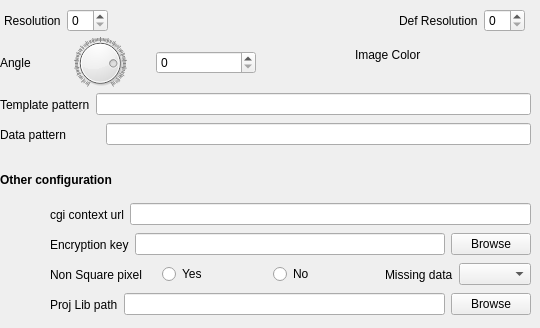
     <widget class="QWidget" name="advancedTabForm">
      <property name="toolTip">
       <string>&lt;html&gt;&lt;head/&gt;&lt;body&gt;&lt;p&gt;Advanced settings for map object (Other configuration parameters, pattern, resolution, background color).&lt;/p&gt;&lt;/body&gt;&lt;/html&gt;</string>
      </property>
      <property name="accessibleName">
       <string/>
      </property>
      <attribute name="title">
       <string>Advanced</string>
      </attribute>
      <attribute name="toolTip">
       <string>&lt;html&gt;&lt;head/&gt;&lt;body&gt;&lt;p&gt;Advanced settings for map object (Other configuration parameters, pattern, resolution, background color).&lt;/p&gt;&lt;/body&gt;&lt;/html&gt;</string>
      </attribute>
      <widget class="QWidget" name="layoutWidget_2">
       <property name="geometry">
        <rect>
         <x>0</x>
         <y>37</y>
         <width>256</width>
         <height>52</height>
        </rect>
       </property>
       <layout class="QHBoxLayout" name="horizontalLayout_5">
        <item>
         <widget class="QLabel" name="mf_map_angle_label">
          <property name="text">
           <string>Angle</string>
          </property>
         </widget>
        </item>
        <item>
         <widget class="QDial" name="mf_map_angle_slider">
          <property name="layoutDirection">
           <enum>Qt::LeftToRight</enum>
          </property>
          <property name="maximum">
           <number>360</number>
          </property>
          <property name="singleStep">
           <number>1</number>
          </property>
          <property name="sliderPosition">
           <number>290</number>
          </property>
          <property name="invertedAppearance">
           <bool>false</bool>
          </property>
          <property name="invertedControls">
           <bool>false</bool>
          </property>
          <property name="notchesVisible">
           <bool>true</bool>
          </property>
         </widget>
        </item>
        <item>
         <widget class="QSpinBox" name="mf_map_angle">
          <property name="minimumSize">
           <size>
            <width>100</width>
            <height>0</height>
           </size>
          </property>
         </widget>
        </item>
       </layout>
      </widget>
      <widget class="QWidget" name="layoutWidget_3">
       <property name="geometry">
        <rect>
         <x>4</x>
         <y>7</y>
         <width>521</width>
         <height>28</height>
        </rect>
       </property>
       <layout class="QHBoxLayout" name="horizontalLayout_4">
        <item>
         <widget class="QLabel" name="mf_map_defresolution_label_2">
          <property name="text">
           <string>Resolution</string>
          </property>
         </widget>
        </item>
        <item>
         <widget class="QSpinBox" name="mf_map_resolution"/>
        </item>
        <item>
         <spacer name="horizontalSpacer_3">
          <property name="orientation">
           <enum>Qt::Horizontal</enum>
          </property>
          <property name="sizeHint" stdset="0">
           <size>
            <width>40</width>
            <height>20</height>
           </size>
          </property>
         </spacer>
        </item>
        <item>
         <widget class="QLabel" name="mf_map_defresolution_label">
          <property name="text">
           <string>Def Resolution</string>
          </property>
         </widget>
        </item>
        <item>
         <widget class="QSpinBox" name="mf_map_defresolution"/>
        </item>
       </layout>
      </widget>
      <widget class="QWidget" name="layoutWidget9">
       <property name="geometry">
        <rect>
         <x>260</x>
         <y>40</y>
         <width>271</width>
         <height>29</height>
        </rect>
       </property>
       <layout class="QHBoxLayout" name="horizontalLayout_9">
        <item>
         <widget class="QLabel" name="mf_map_imagecolor_label">
          <property name="sizePolicy">
           <sizepolicy hsizetype="Preferred" vsizetype="Preferred">
            <horstretch>100</horstretch>
            <verstretch>0</verstretch>
           </sizepolicy>
          </property>
          <property name="minimumSize">
           <size>
            <width>80</width>
            <height>0</height>
           </size>
          </property>
          <property name="maximumSize">
           <size>
            <width>80</width>
            <height>16777215</height>
           </size>
          </property>
          <property name="text">
           <string>Image Color</string>
          </property>
         </widget>
        </item>
          <!-- neither kcolorbutton nor QColorButton available on my setup,
               commenting it out for now.
        <item>
         <widget class="QColorButton" name="mf_map_imagecolor">
          <property name="minimumSize">
           <size>
            <width>100</width>
            <height>0</height>
           </size>
          </property>
          <property name="maximumSize">
           <size>
            <width>100</width>
            <height>16777215</height>
           </size>
          </property>
          <property name="checkable">
           <bool>false</bool>
          </property>
          <property name="default">
           <bool>false</bool>
          </property>
          <property name="alphaChannelEnabled" stdset="0">
           <bool>true</bool>
          </property>
         </widget>
        </item>
         -->
       </layout>
      </widget>
      <widget class="QLabel" name="mf_map_config_label">
       <property name="geometry">
        <rect>
         <x>0</x>
         <y>170</y>
         <width>121</width>
         <height>20</height>
        </rect>
       </property>
       <property name="font">
        <font>
         <weight>75</weight>
         <bold>true</bold>
        </font>
       </property>
       <property name="text">
        <string>Other configuration</string>
       </property>
      </widget>
      <widget class="QWidget" name="layoutWidget10">
       <property name="geometry">
        <rect>
         <x>0</x>
         <y>90</y>
         <width>531</width>
         <height>29</height>
        </rect>
       </property>
       <layout class="QHBoxLayout" name="horizontalLayout_12">
        <item>
         <widget class="QLabel" name="mf_map_templatepattern_label">
          <property name="text">
           <string>Template pattern</string>
          </property>
         </widget>
        </item>
        <item>
         <widget class="QLineEdit" name="mf_map_templatepattern"/>
        </item>
       </layout>
      </widget>
      <widget class="QWidget" name="layoutWidget11">
       <property name="geometry">
        <rect>
         <x>0</x>
         <y>120</y>
         <width>531</width>
         <height>29</height>
        </rect>
       </property>
       <layout class="QHBoxLayout" name="horizontalLayout_13">
        <item>
         <widget class="QLabel" name="mf_map_datapattern_label">
          <property name="minimumSize">
           <size>
            <width>100</width>
            <height>0</height>
           </size>
          </property>
          <property name="maximumSize">
           <size>
            <width>100</width>
            <height>16777215</height>
           </size>
          </property>
          <property name="text">
           <string>Data pattern</string>
          </property>
         </widget>
        </item>
        <item>
         <widget class="QLineEdit" name="mf_map_datapattern"/>
        </item>
       </layout>
      </widget>
      <widget class="QWidget" name="layoutWidget12">
       <property name="geometry">
        <rect>
         <x>50</x>
         <y>200</y>
         <width>481</width>
         <height>29</height>
        </rect>
       </property>
       <layout class="QHBoxLayout" name="horizontalLayout_15">
        <item>
         <widget class="QLabel" name="mf_map_config_contexturl_label">
          <property name="text">
           <string>cgi context url</string>
          </property>
         </widget>
        </item>
        <item>
         <widget class="QLineEdit" name="mf_map_config_contexturl"/>
        </item>
       </layout>
      </widget>
      <widget class="QWidget" name="layoutWidget13">
       <property name="geometry">
        <rect>
         <x>50</x>
         <y>230</y>
         <width>481</width>
         <height>29</height>
        </rect>
       </property>
       <layout class="QHBoxLayout" name="horizontalLayout_16">
        <item>
         <widget class="QLabel" name="mf_map_config_encryption_label">
          <property name="text">
           <string>Encryption key</string>
          </property>
         </widget>
        </item>
        <item>
         <widget class="QLineEdit" name="mf_map_config_encryption"/>
        </item>
        <item>
         <widget class="QPushButton" name="mf_map_config_encryption_browse">
          <property name="text">
           <string>Browse</string>
          </property>
         </widget>
        </item>
       </layout>
      </widget>
      <widget class="QWidget" name="layoutWidget14">
       <property name="geometry">
        <rect>
         <x>50</x>
         <y>260</y>
         <width>481</width>
         <height>29</height>
        </rect>
       </property>
       <layout class="QHBoxLayout" name="horizontalLayout_17">
        <item>
         <widget class="QLabel" name="mf_map_config_squarepixel_label">
          <property name="toolTip">
           <string>&lt;html&gt;&lt;head/&gt;&lt;body&gt;&lt;p&gt;allow non-square pixels (meaning that the pixels represent non-square regions). Has no effect for WMS.&lt;/p&gt;&lt;/body&gt;&lt;/html&gt;</string>
          </property>
          <property name="text">
           <string>Non Square pixel</string>
          </property>
         </widget>
        </item>
        <item>
         <widget class="QRadioButton" name="mf_map_config_squarepixel_yes">
          <property name="text">
           <string>Yes</string>
          </property>
         </widget>
        </item>
        <item>
         <widget class="QRadioButton" name="mf_map_config_squarepixel_off">
          <property name="text">
           <string>No</string>
          </property>
         </widget>
        </item>
        <item>
         <layout class="QHBoxLayout" name="horizontalLayout_18">
          <item>
           <widget class="QLabel" name="mf_map_config_missingdata_label">
            <property name="text">
             <string>Missing data</string>
            </property>
           </widget>
          </item>
          <item>
           <widget class="QComboBox" name="mf_map_config_missingdata"/>
          </item>
         </layout>
        </item>
       </layout>
      </widget>
      <widget class="QWidget" name="layoutWidget15">
       <property name="geometry">
        <rect>
         <x>50</x>
         <y>290</y>
         <width>481</width>
         <height>29</height>
        </rect>
       </property>
       <layout class="QHBoxLayout" name="horizontalLayout_19">
        <item>
         <widget class="QLabel" name="mf_map_config_projlib_label">
          <property name="text">
           <string>Proj Lib path</string>
          </property>
         </widget>
        </item>
        <item>
         <widget class="QLineEdit" name="mf_map_config_projlib"/>
        </item>
        <item>
         <widget class="QPushButton" name="mf_map_config_projlib_browse">
          <property name="text">
           <string>Browse</string>
          </property>
         </widget>
        </item>
       </layout>
      </widget>
     </widget>
